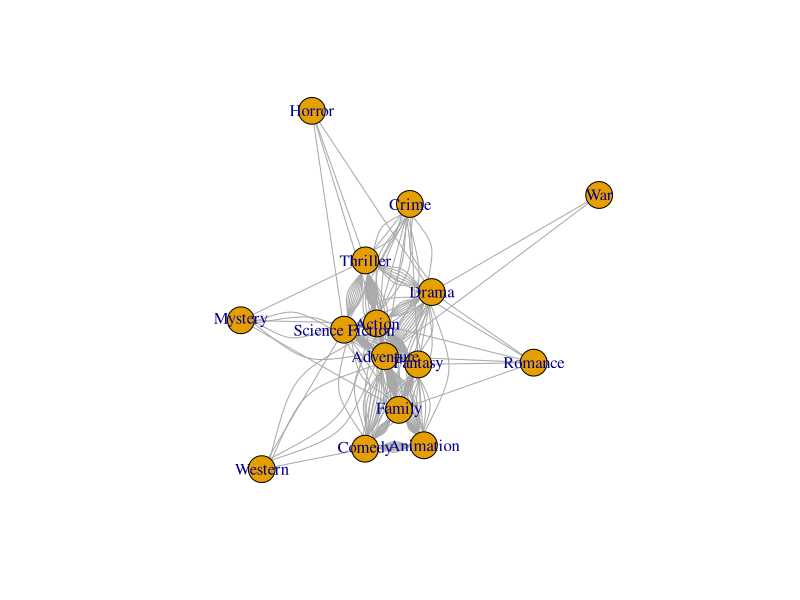
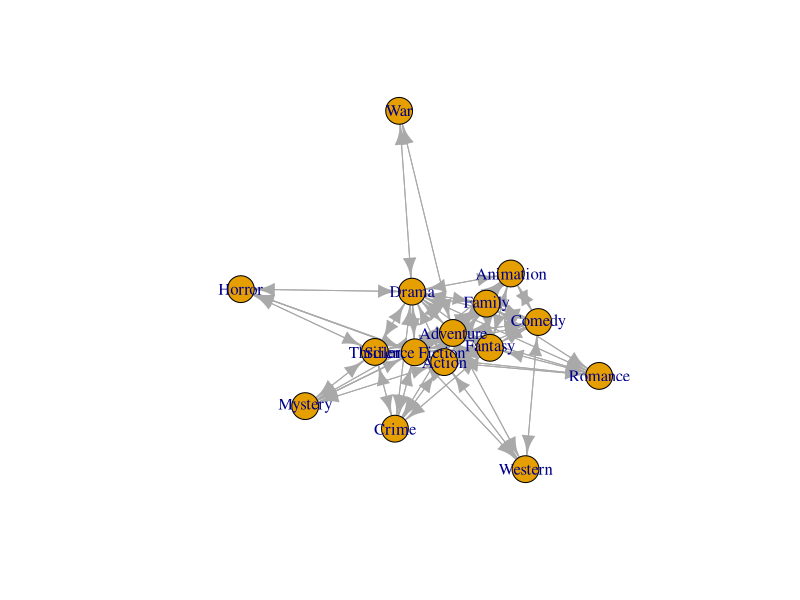
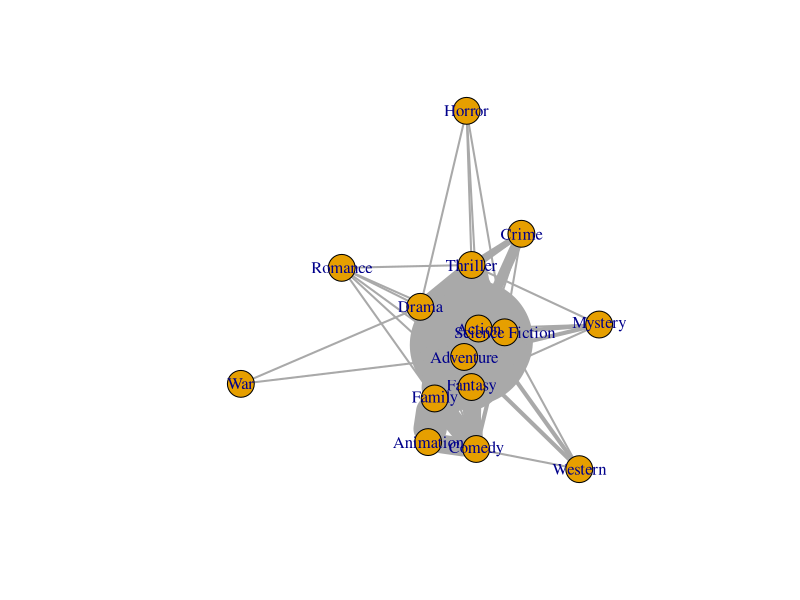
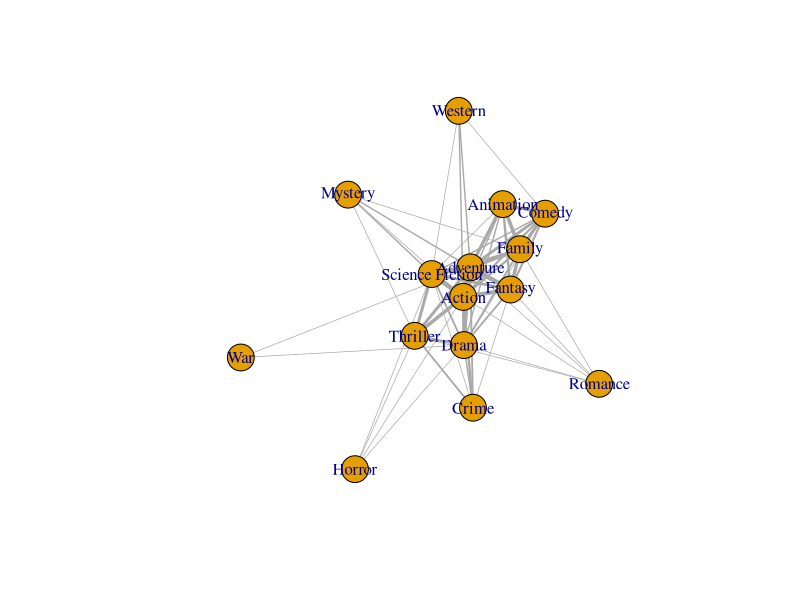
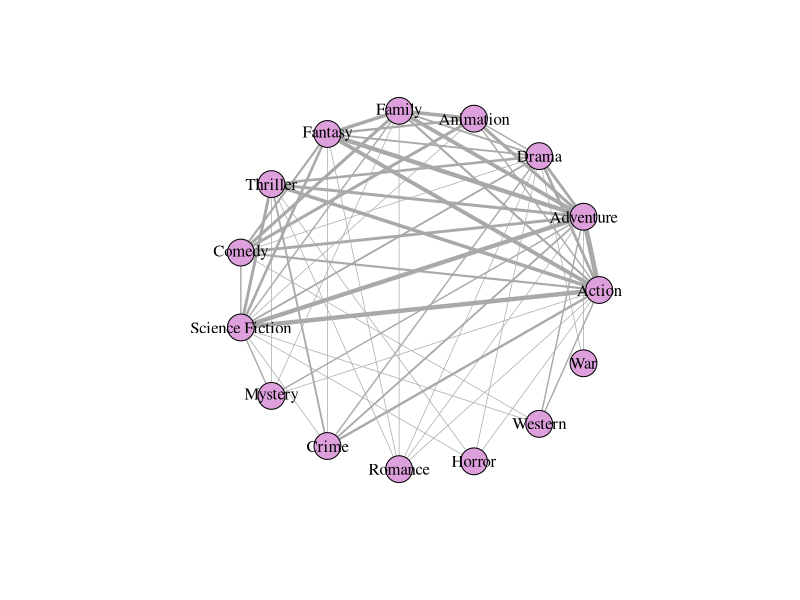
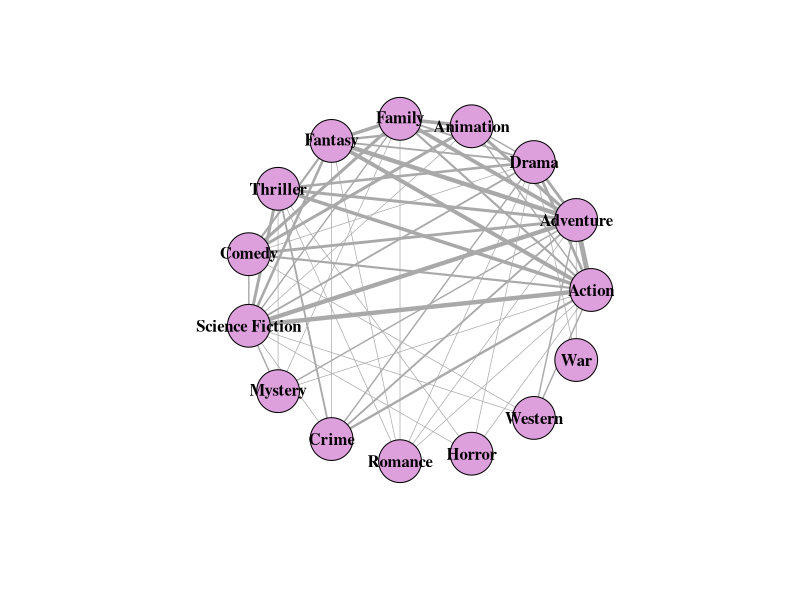

Generate these figures, in order, with R:
## ---- chunk 1
knitr::opts_chunk$set(echo = TRUE)
## ---- chunk 2

# load packages
library(igraph)
library(tidyverse)

# functions
select <- dplyr::select

# read in data
movies <- read.csv('../data/clean/movies.csv')
genres <- read.csv('../data/clean/genres.csv')
genreEdgeList <- read.csv('../data/clean/genreEdgeList.csv')

## ---- chunk 3
# first few rows of dataset
head(genres)

# last few rows of dataset
tail(genres)
## ---- chunk 4
# filter only one title
genres %>%
  filter(title == 'Avatar')
## ---- chunk 5
# preview dataset
head(genreEdgeList)
tail(genreEdgeList)

# just look at avatar
genreEdgeList %>%
  filter(title == 'Avatar')
## ---- chunk 6
# had to filter out unneccessary columns since igraph didnt like this
genreEdgeList <- genreEdgeList %>%
  select(genre1, genre2, title)

# create network object. non-directed
net <- graph_from_data_frame(
  genreEdgeList,
  directed = FALSE
)

# plot
plot(net)

## ---- chunk 7
# can check igraph object is weighted
is.weighted(net)

# import again, as weighted
net <- graph.adjacency(get.adjacency(net), weighted=TRUE)

# plot again
plot(net)

## ---- chunk 8
# specify as undirected
net <- as.undirected(net)

# plot
# this time, we will include line thickness as weight
plot(net,
     edge.width = E(net)$weight)
## ---- chunk 9
# normalize edge weights in plot
plot(net,
     edge.width = log(E(net)$weight))

## ---- chunk 10
# check edge attributes of net
edge_attr(net)
## ---- chunk 11
# plot with new arguments
plot(net,
     edge.width = log(E(net)$weight),
     layout = layout_in_circle,
     vertex.label.color='black',
     vertex.shape='circle', 
     vertex.color = 'plum')

## ---- chunk 12
# plot with size arguments
plot(net,
     edge.width = log(E(net)$weight),
     layout = layout_in_circle,
     vertex.label.font = 2,
     vertex.label.color='black',
     vertex.shape='circle', 
     vertex.size = 25,
     vertex.color = 'plum')



## ---- chunk 13
# degree
degree(net)

## ---- chunk 14
# betweenness
betweenness(net)
## ---- chunk 15
# eigenvector
eigen_centrality(net)$vector

